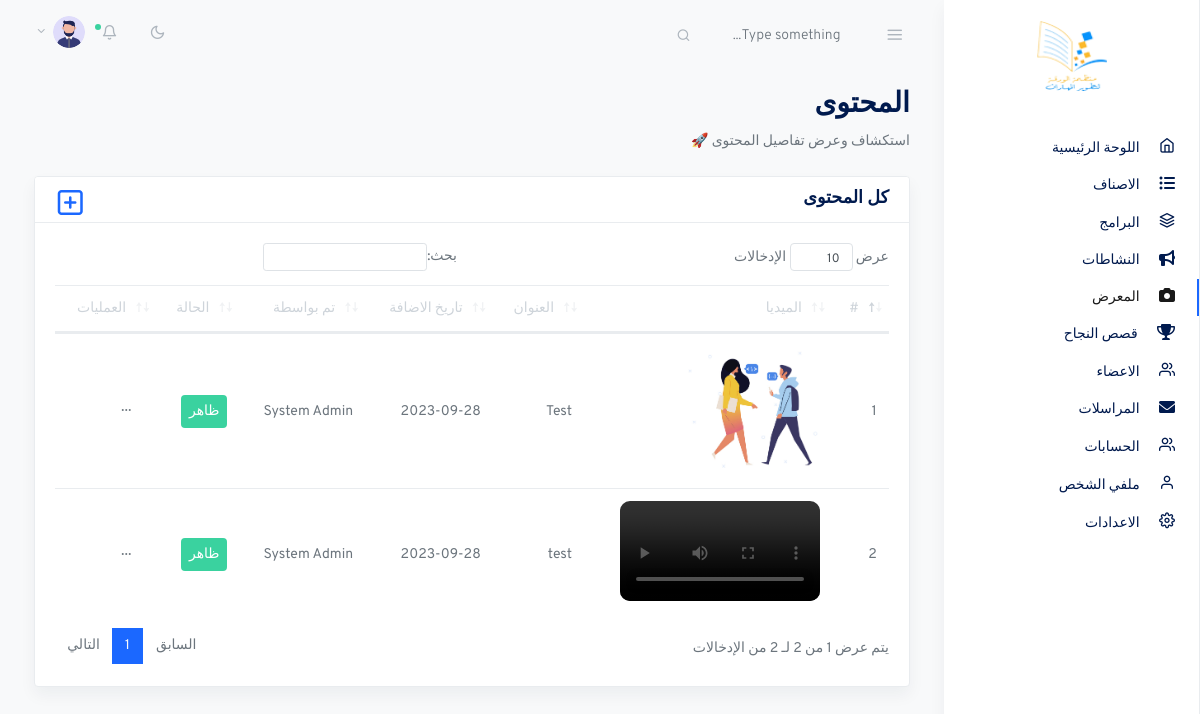
Page /cp/dashboard/gallery (signed in) on the committed database.
### tables this page shows
CREATE TABLE `users` (
  `id` int(11) NOT NULL,
  `username` varchar(128) NOT NULL,
  `email` varchar(128) NOT NULL,
  `phone` varchar(32) NOT NULL,
  `name` varchar(128) NOT NULL,
  `address` varchar(256) NOT NULL,
  `password` varchar(256) NOT NULL,
  `pic` varchar(64) NOT NULL,
  `lvl` enum('1','2') NOT NULL,
  `status` enum('0','1') NOT NULL DEFAULT '1',
  `permission` varchar(150) NOT NULL,
  `done_by` int(11) NOT NULL
);

CREATE TABLE `gallery` (
  `id` int(11) UNSIGNED NOT NULL,
  `title` varchar(128) NOT NULL,
  `slug` varchar(256) NOT NULL,
  `pic` varchar(64) NOT NULL,
  `date_add` varchar(64) NOT NULL,
  `status` enum('0','1') NOT NULL DEFAULT '1',
  `done_by` int(11) NOT NULL
);

### function.php (called while the page is built, shortened)
<?php
function userLogo($con, $user_id)
{
    $q = "SELECT `pic` FROM `users` WHERE id=?";
    $d = getData($con, $q, [$user_id]);
    if (count($d) > 0) {
        return "/cp/assets/images/avatars/" . $d[0]['pic'];
    }
}

### db.php (called while the page is built, shortened)
<?php
function getData($db, $query, $parm = [])
{
    $stmt = $db->prepare($query);
    $stmt->execute($parm);
    $rows = $stmt->fetchAll(PDO::FETCH_ASSOC);
    return $rows;
}
?>

### cp/dashboard/gallery.php (the view, shortened to what this page needs)
<div class="container-fluid">
  <div class="row justify-content-center">
    <div class="col-12">
      <?php
      if (empty($opr_type)) { ?>
        <h2 class="page-title">المحتوى</h2>
        <p>استكشاف وعرض تفاصيل المحتوى 🚀</p>
        <div class="row my-4">
          <div class="col-md-12">
            <div class="card shadow">
              <h5 class="card-header">كل المحتوى</h5>
              <h5 class="filter"><a href="/cp/dashboard/gallery/add"><i class='fe fe-plus-square icon'></i></a></h5>
              <div class="card-body">
                <table class="table datatables" id="dataTable-1" width="100%">
                  <thead>
                    <tr>
                      <th>#</th>
                      <th>الميديا</th>
                      <th>العنوان</th>
                      <th>تاريخ الاضافة</th>
                      <th>تم بواسطة</th>
                      <th>الحالة</th>
                      <th>العمليات</th>
                    </tr>
                  </thead>
                  <tbody>
                    <?php
                    $sn = 1;
                    $q = 'SELECT *,
                      (SELECT `name` From `users` WHERE `users`.`id`=`gallery`.`done_by`) emp
                      FROM `gallery` Order by id DESC';
                    $D = getData($con, $q);
                    foreach ($D as $row) {
                    ?>
                      <tr>
                        <td><?php echo $sn++; ?></td>
                        <td>
                          <?php
                          $file_extension = pathinfo($row['pic'], PATHINFO_EXTENSION);
                          if (in_array($file_extension, array('jpg', 'jpeg', 'png', 'gif'))) {
                            echo '<img style="max-height: 150px; max-width: 150px;border-radius:10px;" src="/cp/assets/images/gallery/' . $row['pic'] . '" alt="Image">';
                          } elseif (in_array($file_extension, array('mp4', 'webm', 'ogg'))) {
                            echo '<video controls style="max-height: 200px; max-width: 200px;border-radius:10px;">
                          <source src="/cp/assets/images/gallery/' . $row['pic'] . '" type="video/' . $file_extension . ' ">
                              Your browser does not support the video tag.
                          </video>';
                          } else {
                            echo 'Unsupported file type: ' . $file_extension;
                          }
                          ?>
                        </td>
                        <td><?= $row['title'] ?></td>
                        <td><?= $row['date_add'] ?></td>
                        <td><?= $row['emp'] ?></td>
                        <td>
                          <?php
                          if ($row['status'] == 1)
                            echo '<span class="bg-success text-white p-2 rounded">ظاهر</span>';
                          else
                            echo '<span class="bg-danger text-white p-2 rounded">مخفي</span>';
                          ?>
                        </td>
                        <td>
                          <button class="btn btn-sm dropdown-toggle more-horizontal" type="button" data-toggle="dropdown" aria-haspopup="true" aria-expanded="false">
                          </button>
                        </td>
                      </tr>
                    <?php
                    }
                    ?>
                  </tbody>
                </table>
              </div>
            </div>
          </div>
        </div>
      <?php }
      ?>
    </div>
  </div>
</div>

### cp/dashboard/header.php (shortened to what this page needs)
<!doctype html>
<html lang="en">
<head>
    <link rel="stylesheet" href="/cp/assets/css/simplebar.css">
    <link rel="stylesheet" href="/cp/assets/css/feather.css">
    <link rel="stylesheet" href="/cp/assets/css/select2.css">
    <link rel="stylesheet" href="/cp/assets/css/dropzone.css">
    <link rel="stylesheet" href="/cp/assets/css/uppy.min.css">
    <link rel="stylesheet" href="/cp/assets/css/jquery.steps.css">
    <link rel="stylesheet" href="/cp/assets/css/jquery.timepicker.css">
    <link rel="stylesheet" href="/cp/assets/css/quill.snow.css">
    <link rel="stylesheet" href="/cp/assets/css/dataTables.bootstrap4.css">
    <link rel="stylesheet" href="/cp/assets/css/daterangepicker.css">
    <link href="/cp/assets/vendor/summernote/summernote-bs4.min.css" rel="stylesheet">
    <link rel="stylesheet" href="https://cdnjs.cloudflare.com/ajax/libs/font-awesome/5.15.3/css/all.min.css">
    <link rel="stylesheet" href="https://cdnjs.cloudflare.com/ajax/libs/font-awesome/6.0.0-beta3/css/all.min.css">
    <link rel="stylesheet" href="/cp/assets/css/app-light.css" id="lightTheme">
    <link rel="stylesheet" href="/cp/assets/css/app-dark.css" id="darkTheme" disabled>
</head>
<body class="vertical light rtl ">
    <div class="wrapper">
        <nav class="topnav navbar navbar-light">
            <button type="button" class="navbar-toggler text-muted mt-2 p-0 mr-3 collapseSidebar">
                <i class="fe fe-menu navbar-toggler-icon"></i>
            </button>
            <form class="form-inline mr-auto searchform text-muted">
                <input class="form-control mr-sm-2 bg-transparent border-0 pl-4 text-muted" type="search" placeholder="Type something..." aria-label="Search">
            </form>
            <ul class="nav">
                <li class="nav-item">
                    <a class="nav-link text-muted my-2" href="#" id="modeSwitcher" data-mode="light">
                        <i class="fe fe-sun fe-16"></i>
                    </a>
                </li>
                <li class="nav-item nav-notif">
                    <a class="nav-link text-muted my-2" href="..#" data-toggle="modal" data-target=".modal-notif">
                        <span class="fe fe-bell fe-16"></span>
                        <span class="dot dot-md bg-success"></span>
                    </a>
                </li>
                <li class="nav-item dropdown">
                    <a class="nav-link dropdown-toggle text-muted pr-0" href="#" id="navbarDropdownMenuLink" role="button" data-toggle="dropdown" aria-haspopup="true" aria-expanded="false">
                        <span class="avatar avatar-sm mt-2">
                            <img src="<?php echo userLogo($con, $_SESSION['user_id']); ?>" alt="..." class="avatar-img rounded-circle">
                        </span>
                    </a>
                </li>
            </ul>
        </nav>
        <?php
        $pages = [];
        $pages[] = [
            "title" => "اللوحة الرئيسية",
            "icon" => "fe fe-home",
            "pages" => ["main"],
            "slag" => "main",
            "lvl" => [$_SESSION['lvl']]
        ];
        $pages[] = [
            "title" => "الاصناف",
            "icon" => "fa fa-list-ul",
            "pages" => ["categories"],
            "slag" => "categories",
            "lvl" => [substr($_SESSION['permission'], 1, 1) == 1 ? $_SESSION['lvl'] : ""]
        ];
        $pages[] = [
            "title" => "البرامج",
            "icon" => "fe fe-layers",
            "pages" => ["programs", "programs"],
            "slag" => "programs",
            "lvl" => [substr($_SESSION['permission'], 5, 1) == 1 ? $_SESSION['lvl'] : ""]
        ];
        $pages[] = [
            "title" => "النشاطات",
            "icon" => "fa fa-bullhorn",
            "pages" => ["blogs"],
            "slag" => "blogs",
            "lvl" => [substr($_SESSION['permission'], 10, 1) == 1 ? $_SESSION['lvl'] : ""]
        ];
        $pages[] = [
            "title" => "المعرض",
            "icon" => "fa fa-camera",
            "pages" => ["gallery"],
            "slag" => "gallery",
            "lvl" => [substr($_SESSION['permission'], 15, 1) == 1 ? $_SESSION['lvl'] : ""]
        ];
        $pages[] = [
            "title" => "قصص النجاح",
            "icon" => "fa fa-trophy",
            "pages" => ["stories"],
            "slag" => "stories",
            "lvl" => [substr($_SESSION['permission'], 20, 1) == 1 ? $_SESSION['lvl'] : ""]
        ];
        $pages[] = [
            "title" => "الاعضاء",
            "icon" => "fe fe-users",
            "pages" => ["members"],
            "slag" => "members",
            "lvl" => [substr($_SESSION['permission'], 30, 1) == 1 ? $_SESSION['lvl'] : ""]
        ];
        $pages[] = [
            "title" => "المراسلات",
            "icon" => "fa fa-envelope",
            "pages" => ["contacts"],
            "slag" => "contacts",
            "lvl" => [substr($_SESSION['permission'], 40, 1) == 1 ? $_SESSION['lvl'] : ""]
        ];
        $pages[] = [
            "title" => "الحسابات",
            "icon" => "fe fe-users",
            "pages" => ["accounts"],
            "slag" => "accounts",
            "lvl" => [$_SESSION['lvl'] == 1 ? $_SESSION['lvl'] : ""]
        ];
        $pages[] = [
            "title" => "ملفي الشخص",
            "icon" => "fe fe-user",
            "pages" => ["profile"],
            "slag" => "profile",
            "lvl" => [$_SESSION['lvl']]
        ];
        $pages[] = [
            "title" => "الاعدادات",
            "icon" => "fe fe-settings",
            "pages" => ["settings", "social_media"],
            "slag" => "settings",
            "lvl" => [$_SESSION['lvl'] == 1 ? $_SESSION['lvl'] : ""]
        ];
        ?>
        <aside class="sidebar-left border-right bg-white shadow" id="leftSidebar" data-simplebar>
            <nav class="vertnav navbar navbar-light">
                <div class="w-100 mb-4 d-flex">
                    <a class="navbar-brand mx-auto my-2 flex-fill text-center rtl" href="/cp/dashboard/main">
                        <img src="/assets/images/logo.png" style="height: 70px; width:70px;" alt="Hassan Jabbar Template">
                    </a>
                </div>
                <ul class="navbar-nav flex-fill w-100 mb-2">
                    <?php
                    foreach ($pages as $s) {
                        if (in_array($_SESSION['lvl'], $s['lvl'])) {
                            $isActive = (in_array($sub_cat, $s['pages'])) ? " active " : "";
                    ?>
                            <li class="nav-item w-100<?= $isActive ?>">
                                <a href="/cp/dashboard/<?= $s["slag"] ?>" class="nav-link">
                                    <i class="fe-16 <?= $s["icon"] ?>"></i>
                                    <span class="ml-3 item-text"><?= $s["title"] ?></span>
                                </a>
                            </li>
                    <?php
                        }
                    }
                    ?>
                </ul>
            </nav>
        </aside>
        <main role="main" class="main-content">

### cp/assets/css/simplebar.css (style rules this page uses)
[data-simplebar] { position: relative; flex-direction: column; flex-wrap: wrap; justify-content: flex-start; align-content: flex-start; align-items: flex-start; }

### cp/assets/css/feather.css (style rules this page uses)
.fe { font-family: "feather" !important; speak: none; font-style: normal; font-weight: normal; font-variant: normal; text-transform: none; line-height: 1; -webkit-font-smoothing: antialiased; -moz-osx-font-smoothing: grayscale; }
.fe-16 { font-size: 16px; }
.fe-bell:before { content: ""; }
.fe-home:before { content: ""; }
.fe-layers:before { content: ""; }
.fe-menu:before { content: ""; }
.fe-plus-square:before { content: ""; }
.fe-settings:before { content: ""; }
.fe-sun:before { content: ""; }
.fe-user:before { content: ""; }
.fe-users:before { content: ""; }

### cp/dashboard/header.php (style rules this page uses)
a, a:hover { text-decoration-line: none; }

### rows in the picture
users: pic (picture)
gallery: pic (picture), title "Test", date_add "2023-09-28", emp "System Admin", status "ظاهر"
gallery: title "test", date_add "2023-09-28", emp "System Admin", status "ظاهر"

### other values in the picture
$s["title"] "اللوحة الرئيسية"
$s["title"] "الاصناف"
$s["title"] "البرامج"
$s["title"] "النشاطات"
$s["title"] "المعرض"
$s["title"] "قصص النجاح"
$s["title"] "الاعضاء"
$s["title"] "المراسلات"
$s["title"] "الحسابات"
$s["title"] "ملفي الشخص"
$s["title"] "الاعدادات"
